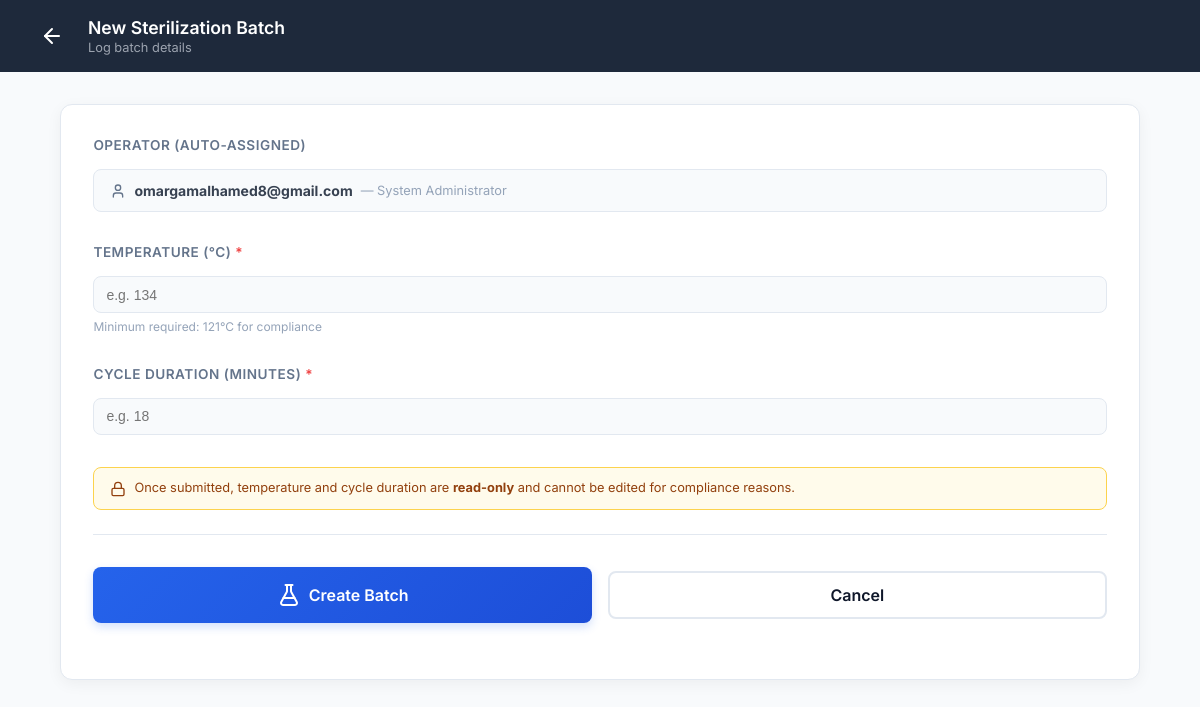
/dashboard/cssd/batches/create/ (signed in), run on the app's committed database.
### CSSD_Management_System/models.py (models this page shows, shortened)
class CustomUser(AbstractUser):
    ROLE_CHOICES = [
        ('System Administrator', 'System Administrator'),
        ('CSSD Technician', 'CSSD Technician'),
        ('Department Nurse', 'Department Nurse'),
        ('Hospital Administrator', 'Hospital Administrator'),
    ]
    username = None
    email = models.EmailField(_('email address'), unique=True)
    role = models.CharField(max_length=50, choices=ROLE_CHOICES)
    department = models.CharField(max_length=100, blank=True)
    USERNAME_FIELD = 'email'
    REQUIRED_FIELDS = []
    objects = CustomUserManager()

### CSSD_Management_System/views.py (the view)
# urls.py: path('dashboard/cssd/batches/create/', views.cssd_batch_create, name='cssd_batch_create'),
@login_required
@cssd_staff_required
def cssd_batch_create(request):
    """
    US-24: Creates a new sterilization batch and assigns the current user as operator.
    The logged-in CSSD technician is automatically set as the batch operator.
    """
    if request.method == 'POST':
        form = SterilizationBatchForm(request.POST)
        if form.is_valid():
            batch = form.save(commit=False)
            batch.operator = request.user
            batch.save()
            messages.success(request, f'Batch #{batch.id} created.')
            return redirect('cssd_dashboard')
    else:
        form = SterilizationBatchForm()
    return render(request, 'cssd-batch-create.html', {'form': form})

### CSSD_Management_System/forms.py (shortened to what this page needs)
class SterilizationBatchForm(forms.ModelForm):
    class Meta:
        model = SterilizationBatch
        fields = ['temperature', 'cycle_duration']
        labels = {
            'temperature': 'Temperature (°C)',
            'cycle_duration': 'Cycle Duration (minutes)',
        }
        widgets = {
            'temperature': forms.NumberInput(attrs={'class': 'form-control', 'min': '121', 'step': '0.1'}),
            'cycle_duration': forms.NumberInput(attrs={'class': 'form-control', 'min': '1', 'step': '1'}),
        }

### CSSD_Management_System/templates/cssd-batch-create.html (shortened to what this page needs)
{% load static %}
<!DOCTYPE html>
<html lang="en">
<head>
  <link rel="stylesheet" href="{% static 'styles.css' %}">
  <link rel="stylesheet" href="{% static 'extended_styles.css' %}">
</head>
<body>
  <div class="dashboard-wrapper theme-blue">
    <nav class="dashboard-nav theme-dark-blue">
      <div class="nav-brand">
        <a href="{% url 'cssd_dashboard' %}" class="btn-back-icon"><i data-lucide="arrow-left"></i></a>
        <div class="nav-title">
          <h2>New Sterilization Batch</h2>
          <p>Log batch details</p>
        </div>
      </div>
    </nav>
    <main class="dashboard-main form-main">
      <div class="container-center form-container">
        <form method="POST" action="{% url 'cssd_batch_create' %}">
          <div class="form-section">
            <label class="form-label">OPERATOR (AUTO-ASSIGNED)</label>
            <div style="background:#f8fafc;border:1px solid #e2e8f0;border-radius:8px;padding:.75rem 1rem;font-size:.875rem;color:#374151;display:flex;align-items:center;gap:.5rem;">
              <i data-lucide="user" style="width:16px;height:16px;color:#64748b;"></i>
              <strong>{{ request.user.email }}</strong>
              <span style="color:#94a3b8;font-size:.8rem;">— {{ request.user.role }}</span>
            </div>
          </div>
          <div class="form-section">
            <label class="form-label" for="id_temperature">
              TEMPERATURE (°C) <span style="color:#ef4444;">*</span>
            </label>
            <input type="number" name="temperature" id="id_temperature"
                   class="form-input" placeholder="e.g. 134" min="121" step="0.1" required
                   style="border:1px solid #e2e8f0;padding:.6rem .75rem;border-radius:8px;font-size:.875rem;width:100%;"
                   {% if form.temperature.value %}value="{{ form.temperature.value }}"{% endif %}>
            <p style="font-size:.75rem;color:#94a3b8;margin-top:.35rem;">Minimum required: 121°C for compliance</p>
          </div>
          <div class="form-section">
            <label class="form-label" for="id_cycle_duration">
              CYCLE DURATION (minutes) <span style="color:#ef4444;">*</span>
            </label>
            <input type="number" name="cycle_duration" id="id_cycle_duration"
                   class="form-input" placeholder="e.g. 18" min="1" step="1" required
                   style="border:1px solid #e2e8f0;padding:.6rem .75rem;border-radius:8px;font-size:.875rem;width:100%;"
                   {% if form.cycle_duration.value %}value="{{ form.cycle_duration.value }}"{% endif %}>
          </div>
          <div style="background:#fffbeb;border:1px solid #fcd34d;border-radius:8px;padding:.75rem 1rem;font-size:.8rem;color:#92400e;display:flex;gap:.5rem;align-items:flex-start;">
            <i data-lucide="lock" style="width:16px;height:16px;flex-shrink:0;margin-top:1px;"></i>
            <span>Once submitted, temperature and cycle duration are <strong>read-only</strong> and cannot be edited for compliance reasons.</span>
          </div>
          <div class="form-actions" style="margin-top:1.5rem;">
            <button type="submit" class="btn-submit active" id="btn-create-batch">
              <i data-lucide="flask-conical"></i> Create Batch
            </button>
            <a href="{% url 'cssd_dashboard' %}" class="btn-outline">Cancel</a>
          </div>
        </form>
      </div>
    </main>
  </div>
</body>
</html>

### CSSD_Management_System/static/styles.css (style rules this page uses)
:root { --color-primary: #2563eb; --color-primary-hover: #1d4ed8; --color-secondary: #0ea5e9; --color-teal: #0d9488; --color-teal-hover: #0f766e; --color-indigo: #4f46e5; --color-success: #10b981; --color-warning-border: #fcd34d; --color-warning-bg: #fffbeb; --color-warning-text: #b45309; --color-text-dark: #0f172a; --color-text-muted: #64748b; --color-text-light: #f8fafc; --bg-gradient-page: linear-gradient(135deg, #f0fdf4 0%, #f1f5f9 50%, #eff6ff 100%); --bg-gradient-header: linear-gradient(90deg, #1e293b 0%, #0f172a 100%); --bg-card: #ffffff; }
html { margin: 0; padding: 0; min-height: 100%; background: var(--bg-gradient-header); }
*, *::before, *::after { box-sizing: border-box; }
body { margin: 0; padding: 0; font-family: 'Inter', -apple-system, BlinkMacSystemFont, 'Segoe UI', Roboto, Helvetica, Arial, sans-serif; background: var(--bg-gradient-page); color: var(--color-text-dark); min-height: 100vh; display: flex; flex-direction: column; overflow-x: hidden; }
h1, h2, h3, h4, h5, h6, p { margin: 0; }
button { cursor: pointer; border: none; background: none; font-family: inherit; }
a { text-decoration: none; color: inherit; }
.form-label { display: block; font-size: 0.875rem; font-weight: 500; color: var(--color-text-dark); margin-bottom: 0.5rem; }
.form-input { width: 100%; padding: 0.75rem 1rem 0.75rem 2.75rem; border: 1px solid #cbd5e1; border-radius: 0.5rem; font-size: 0.95rem; color: var(--color-text-dark); transition: all 0.2s ease; background: #f8fafc; }
.form-actions { display: flex; justify-content: space-between; align-items: center; margin-bottom: 1.5rem; }
.btn-submit { width: 100%; padding: 0.875rem; border-radius: 0.5rem; color: white; font-size: 1rem; font-weight: 600; display: flex; align-items: center; justify-content: center; gap: 0.5rem; transition: all 0.2s ease; box-shadow: 0 4px 6px -1px rgba(37, 99, 235, 0.2); }
.lucide { color: currentColor; }
.dashboard-wrapper { min-height: 100vh; display: flex; flex-direction: column; }
.dashboard-wrapper.theme-blue { background: #f8fafc; }
.dashboard-nav { display: flex; justify-content: space-between; align-items: center; padding: 1rem 2rem; color: white; }
.theme-dark-blue { background-color: #1e293b; }
.nav-brand { display: flex; align-items: center; gap: 1rem; }
.nav-title h2 { font-size: 1.1rem; font-weight: 600; }
.nav-title p { font-size: 0.8rem; color: #9ca3af; margin-top: 0.1rem; }
.dashboard-main { flex: 1; padding: 2rem; display: flex; justify-content: center; align-items: flex-start; }
.btn-submit.active { background: #0f172a; cursor: pointer; }

### data on the page
CustomUser: user.email "omargamalhamed8@gmail.com", user.role "System Administrator"
